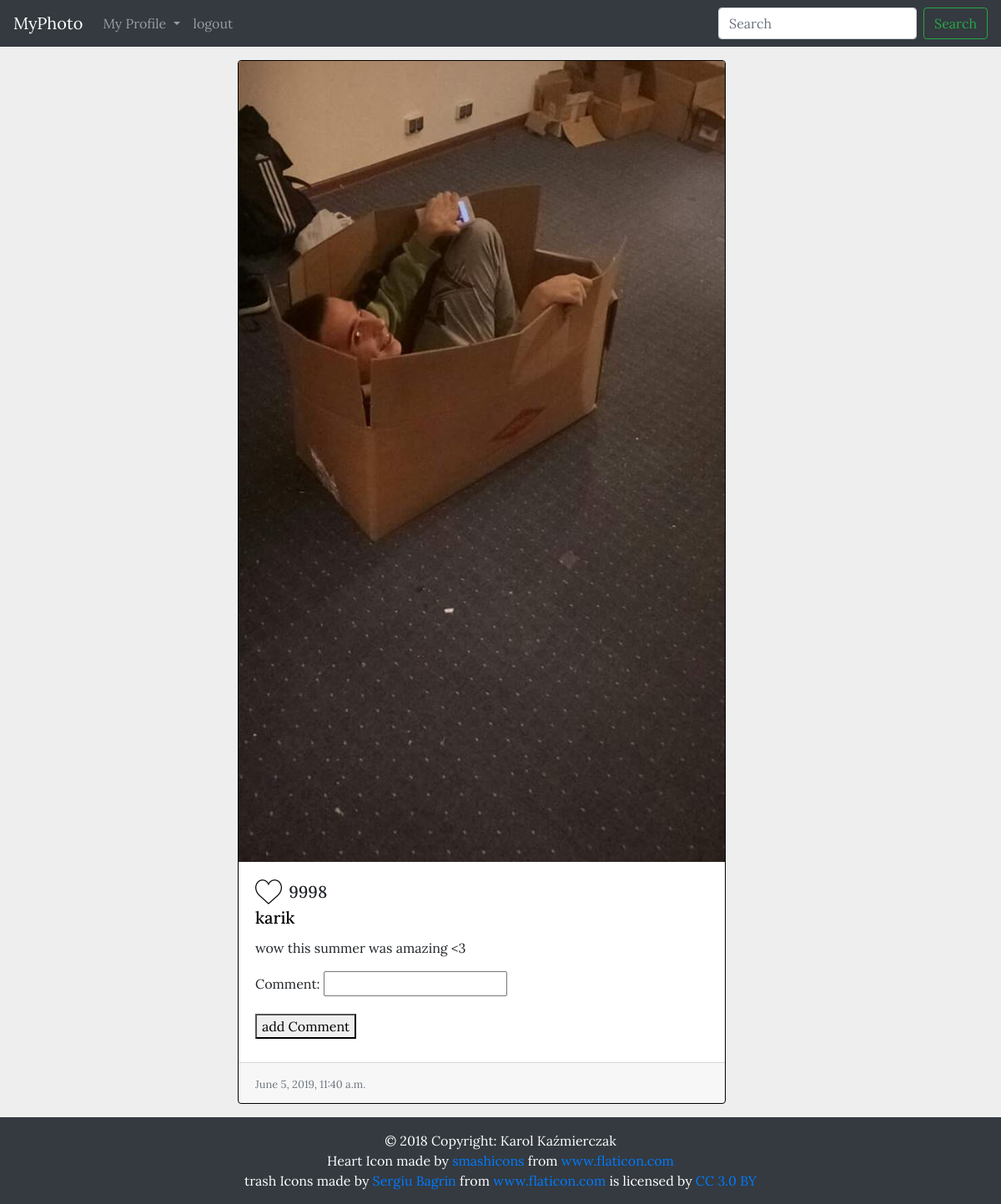
/p/wow/ (signed in), run on an earlier commit of the app's database.
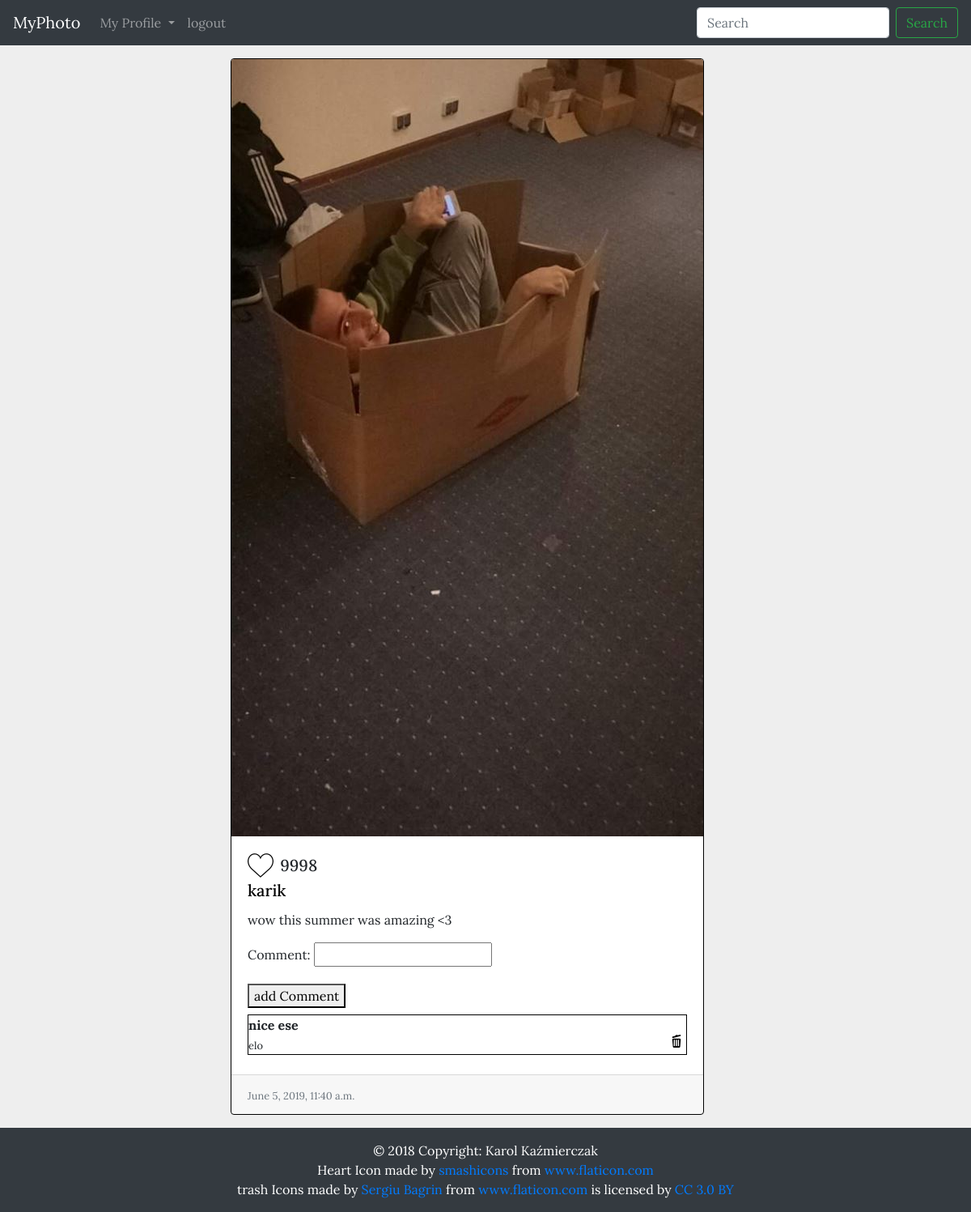
And on a later commit of the database.
### Photo/models.py (models this page shows)
class Coments(models.Model):
    author = models.ForeignKey(User, on_delete=models.CASCADE, null=False)
    photo = models.ForeignKey(Photo, on_delete=models.CASCADE, null=False)
    comment = models.CharField(max_length=240, null=False)
    data = models.DateTimeField(auto_now_add=True)
    class Meta:
        ordering = ['-data', '-author']

### Photo/views.py (the view, shortened to what this page needs)
# urls.py: path('<str:slug>/',show_photo),
@login_required
def show_photo(request,slug):
    form =  addComment()
    obj = Photo.objects.filter(slug=slug)
    photo_like = UserLike.objects.filter(user=request.user, photo=obj.first(), islike=True)
    com = Coments.objects.filter(photo__in=obj)
    context = {
        'photo': obj.first(),
        'form': form,
        'comments': com
    }
    if len(photo_like) > 0:
        context['like'] = True
    else:
        context['like'] = False
    return render(request, 'photo.html', context)

### Photo/forms.py
class addComment(forms.ModelForm):
    class Meta:
        model = Coments
        fields = ['comment']

### Photo/templates/photo.html (shortened to what this page needs)
{% extends 'base.html' %}
{% block css %} /assets/css/main.css {% endblock %}
{% block content %}
<div class="row">
    {% if like %}
        {% include 'photo/photo_tem.html' with photo=photo a=False like=True id=1 addComment=True form=form%}
    {% else %}
        {% include 'photo/photo_tem.html' with photo=photo a=False like=False id=1  addComment=True form=form%}
    {%endif %}
</div>
{% endblock %}

### templates/photo/photo_tem.html
<div class="card-deck {% if mb %} mb-3 {% endif %}">
    <div class="card-deck">
      <div class="card">
          {% if a %}
              <a href="{{photo.get_absolute_url}}">
                <img class="card-img-top" src="{{ photo.image.url }}" alt="Card image cap">
              </a>
          {% else %}
            <img class="card-img-top" src="{{ photo.image.url }}" alt="Card image cap">
          {%endif %}
        <div class="card-body">
          <h5 class="card-title">
            {% if like %}
              <button type="submit" onclick="unlike({{id}},{{photo.pk}})"id="{{id}}" class="like btn"></button>
            {% elif not like %}
              <button onclick="like({{id}},{{photo.pk}})"id="{{id}}" class="unlike btn"></button>
          {% endif %}
          <span id="like{{id}}">{{ photo.like }}</span>
          <br>
              <a class="toProf" href="/u/{{photo.author.username}}"> {{ photo.author.username }} </a>
          </h5>
          <p class="card-text description">{{ photo.description }}</p>
            {% if addComment %}
                {{ form.as_p }}
                <button class="mb-2" onclick="addComment({{photo.pk}},'{{request.user}}')">add Comment</button>
                <div  id="allCom">
                {% for com in comments %}
                    <div class="mb-1 comments" id="com{{com.pk}}" >
                        <b>{{ com.comment }}</b>
                        <br>
                        <small>{{ com.author}}</small>
                         <img onclick="deleteCom({{com.pk}})"  src="/assets/icon/trash-can.png">
                    </div>
                {% endfor %}
                </div>
            {% else %}
                <a class="link" href="{{photo.get_absolute_url}}">add comment</a>
            {% endif %}
        </div>
        <div class="card-footer">
          <small class="text-muted">{{ photo.publish_date}}</small>
        </div>
      </div>
    </div>
</div>

What changed in the data, as far as the page shows it:
added Coments: comment "nice ese", author "elo"
